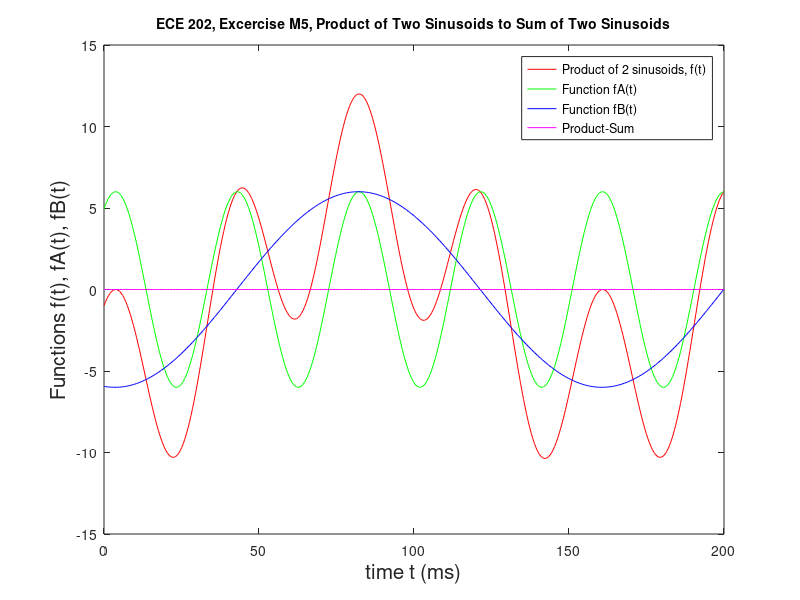

Here is the MATLAB script that generated this plot:
%Ethan LaFleur
%9/18/19
%ECE 202 Excercise M5
%Short description: In this excercise we show that the product of two
%sinusoids can be shown by the sum of two sinusoids

clear
clc

%---------- Calculations ----------%

tms = linspace(0, 200, 400); %Creates 400 points from t=0ms to t=200ms
t = tms/1000; %Converts tms array from ms to s for equation
A = 60*t-1.8; %Creates variable A for formulas
B = 100*t+1.2; %Creates Variable B for formulas
K=12; %Defines coefficient K
f = K*cos(A).*cos(B); %Creates f(t) function
fA = K/2*cos(A+B); %Creates function for first sinusoid to be added
fB = K/2*cos(A-B); %Creates function for second sinusoiid to be add

%---------- Checks ----------%

check1 = f-(fA+fB); %Creates array that is the difference between the two waves being added and the actual wave
check2 = sum(abs(check1)) %Sums all the absolute values in the check1 array and it should come out close to 0 if the values in check1 are close to 0
%We are using the absolute value function because we are looking to see the
%total amount our numbers  are away from 0. If we didn't use the absolute
%value function then the negative numbers would cancel out the positive
%ones and give us a value closer to zero than it actually is.

%----------- Plotting ----------%

plot(tms, f, 'r', tms, fA, 'g', tms, fB, 'b', tms, check1, 'm') %Plots all four functions
legend('Product of 2 sinusoids, f(t)', 'Function fA(t)', 'Function fB(t)', 'Product-Sum') %Makes legend
title('ECE 202, Excercise M5, Product of Two Sinusoids to Sum of Two Sinusoids', 'FontSize', 10) %Titles figure
xlabel('time t (ms)', 'FontSize', 15) %Sets label for x axis
ylabel('Functions f(t), fA(t), fB(t)', 'FontSize', 15) %Sets label for y axis